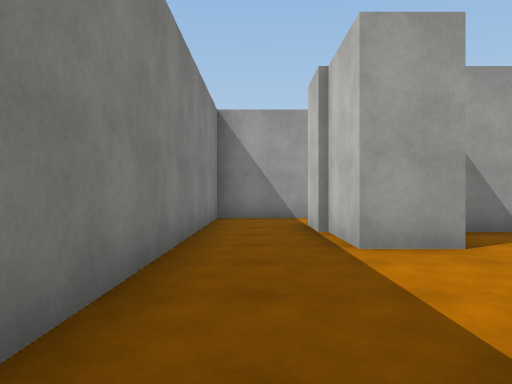
[1] (above)

24 first-person views from a walk through a 3-D level made in the Unity game engine. The camera is 1.2 m above the floor, looks level and sees 70° across. The floor is counted in squares, 2 m on a side. Each view is taken from the middle of a square. On the plan, view 1 faces up. The plan holds only what a view shows up to about 10 squares ahead; the rest is blank. Surface patterns are stand-ins for the level's own textures.

[2]
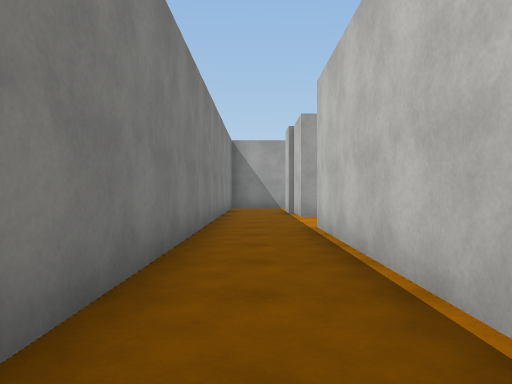

[3]
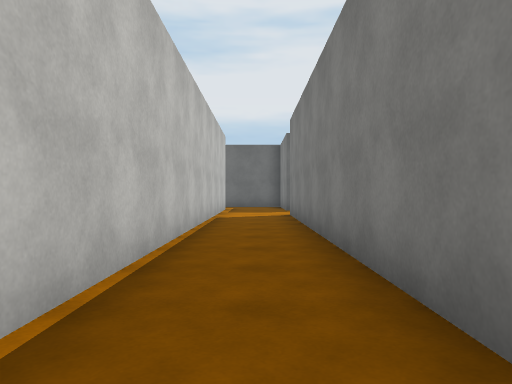

[4]
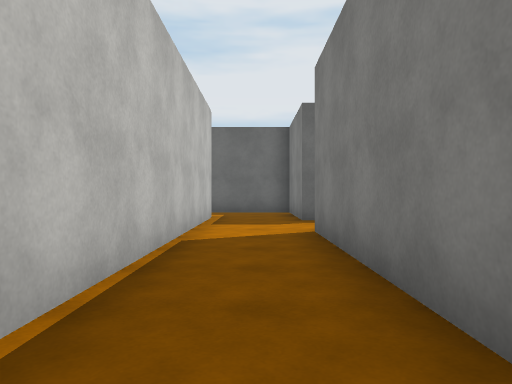

[5]
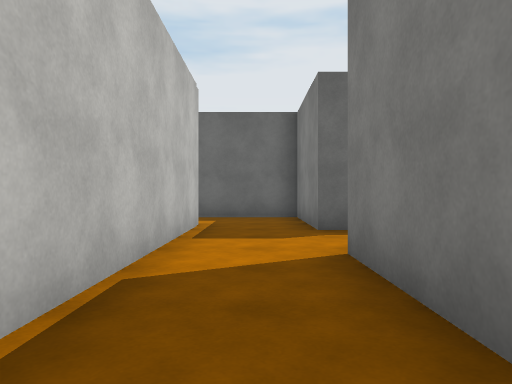

[6]
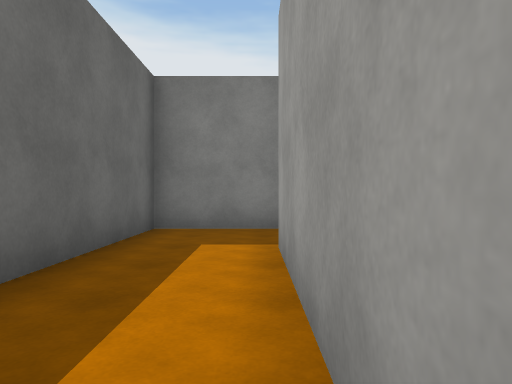

[7]
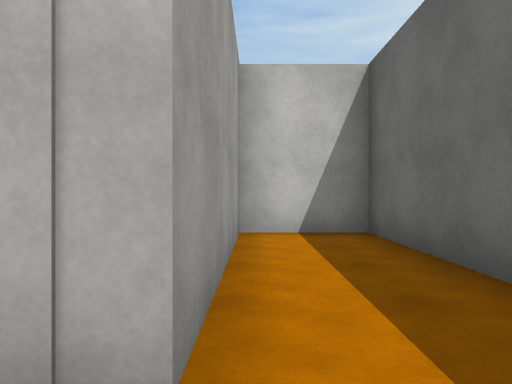

[8]
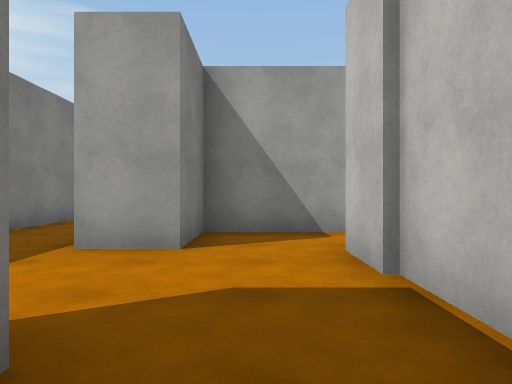

[9]
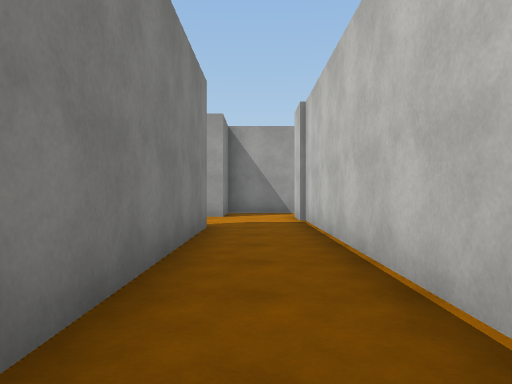

[10]
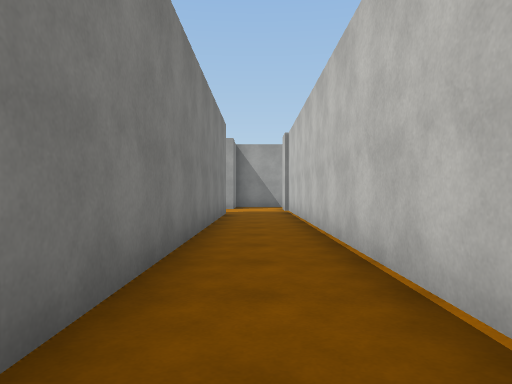

[11]
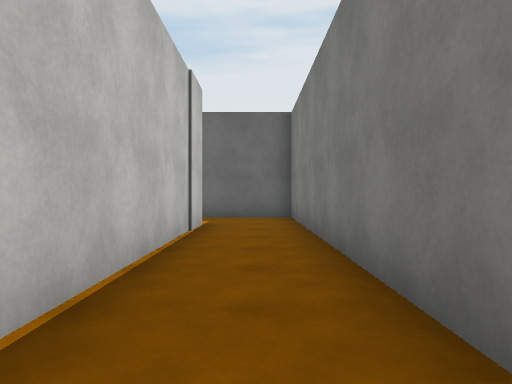

[12]
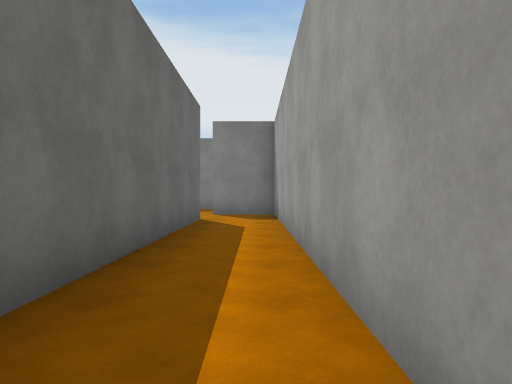

[13]
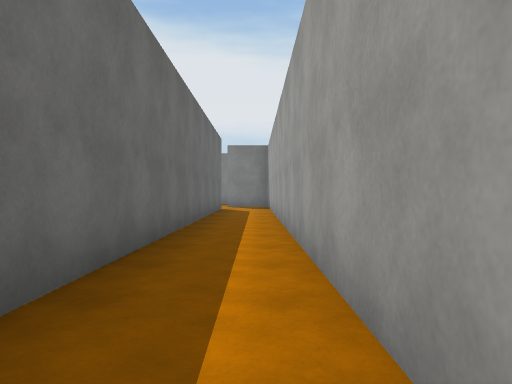

[14]
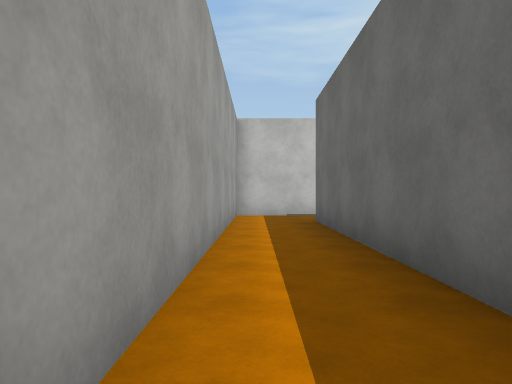

[15]
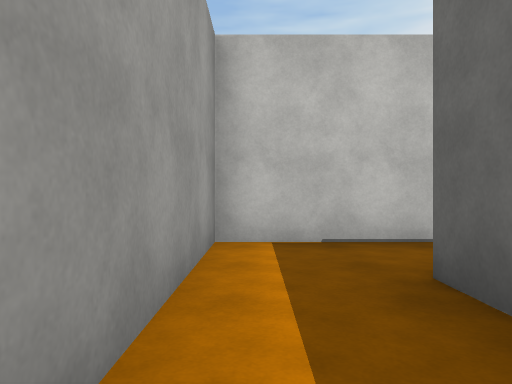

[16]
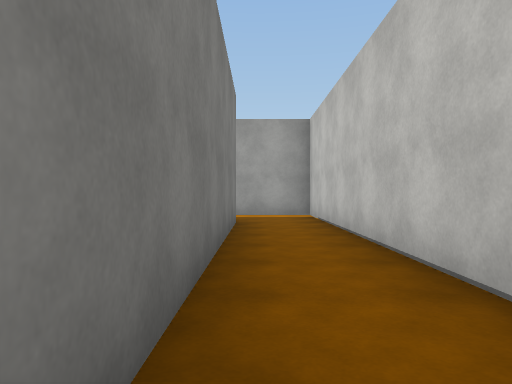

[17]
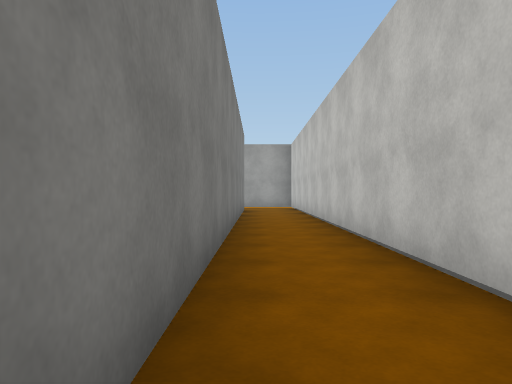

[18]
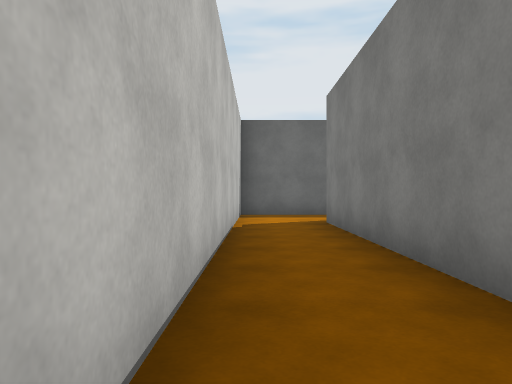

[19]
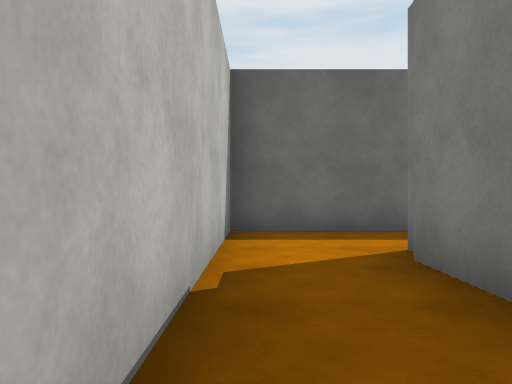

[20]
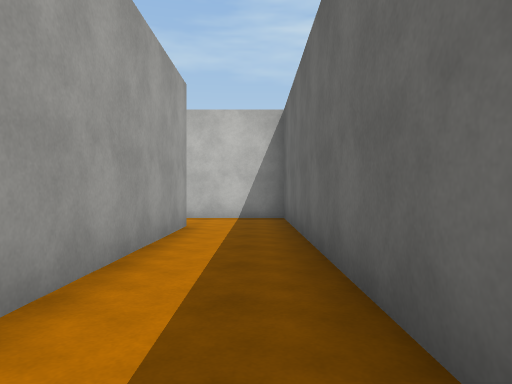

[21]
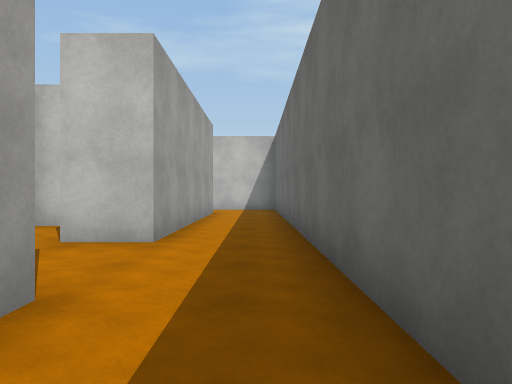

[22]
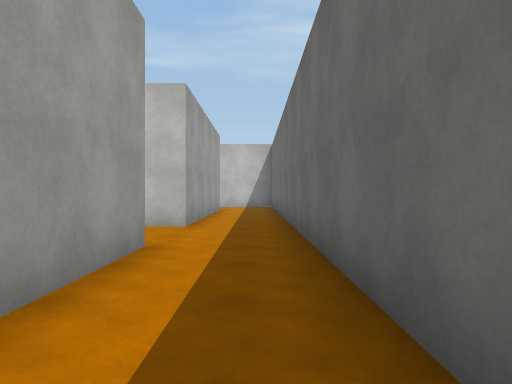

[23]
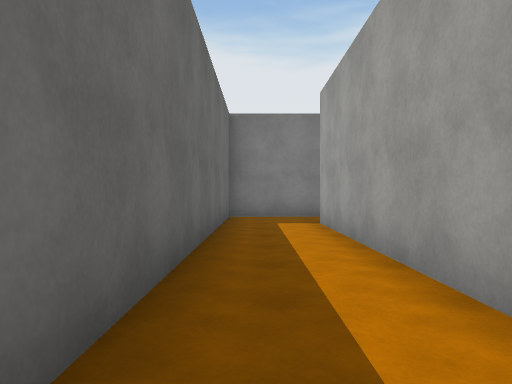

[24]
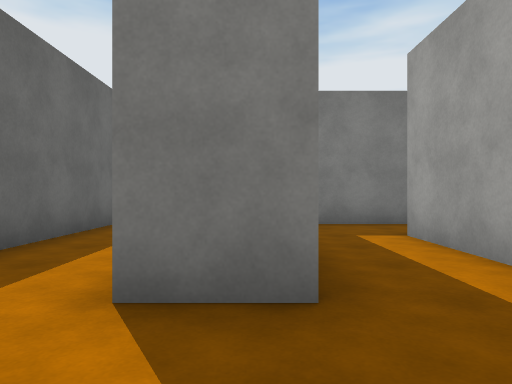

### Floor plan
Ten units are one square. View 1 is at (0, 0); x grows to the right and y downward. Boxes are objects, and circles mark ways between rooms. Rooms are numbered by the first view taken in them; rooms with no view inside come last. Other rooms are left out.
<svg viewBox="-20 -89 229 251">
<path fill="none" stroke="#000" d="M10 -38 10 -66M12 -84 -9 -84 -9 106M10 126 10 -12M-9 126 -9 157 54 157 54 138 10 138 10 126M100 96 100 108 40 108 40 -38 186 -38M185 108 124 108 124 96M186 -30 186 102M22 -12 22 126 204 126 204 -55 22 -55 22 -38 10 -38"/>
<circle cx="0" cy="130" r="3" fill="#2a7"/>
<circle cx="15" cy="-25" r="3" fill="#2a7"/>
<text x="0" y="0">1</text>
<text x="20" y="140">2</text>
<text x="120" y="100">3</text>
</svg>
Room 1 opens to room 2. Room 1 opens to room 3.

Where each view was taken, in squares from view 1:
view 1: 0 up, 0 right, facing up
view 2: 5 down, 0 right, facing up
view 3: 1 down, 0 right, facing down
view 4: 5 down, 0 right, facing down
view 5: 7 down, 0 right, facing down
view 6: 14 down, 5 right, facing left
view 7: 14 down, 0 right, facing right
view 8: 0 up, 3 right, facing up
view 9: 5 down, 3 right, facing up
view 10: 9 down, 3 right, facing up
view 11: 4 down, 3 right, facing down
view 12: 5 up, 12 right, facing left
view 13: 5 up, 17 right, facing left
view 14: 5 up, 11 right, facing right
view 15: 5 up, 16 right, facing right
view 16: 4 down, 19 right, facing up
view 17: 9 down, 19 right, facing up
view 18: 3 down, 20 right, facing down
view 19: 7 down, 20 right, facing down
view 20: 12 down, 12 right, facing right
view 21: 12 down, 8 right, facing right
view 22: 12 down, 6 right, facing right
view 23: 12 down, 11 right, facing left
view 24: 10 down, 12 right, facing left
